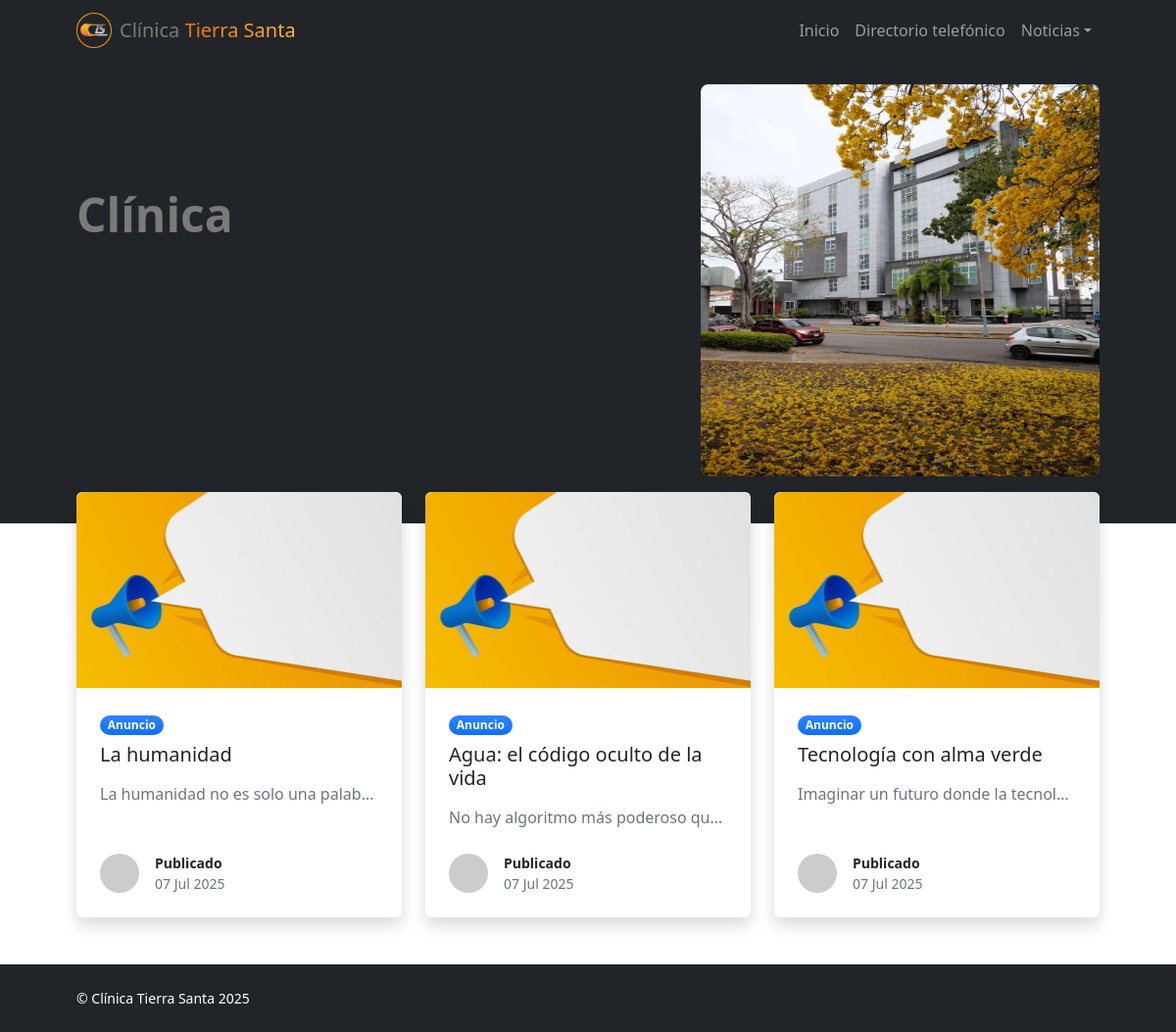
Before: / with the older database file.
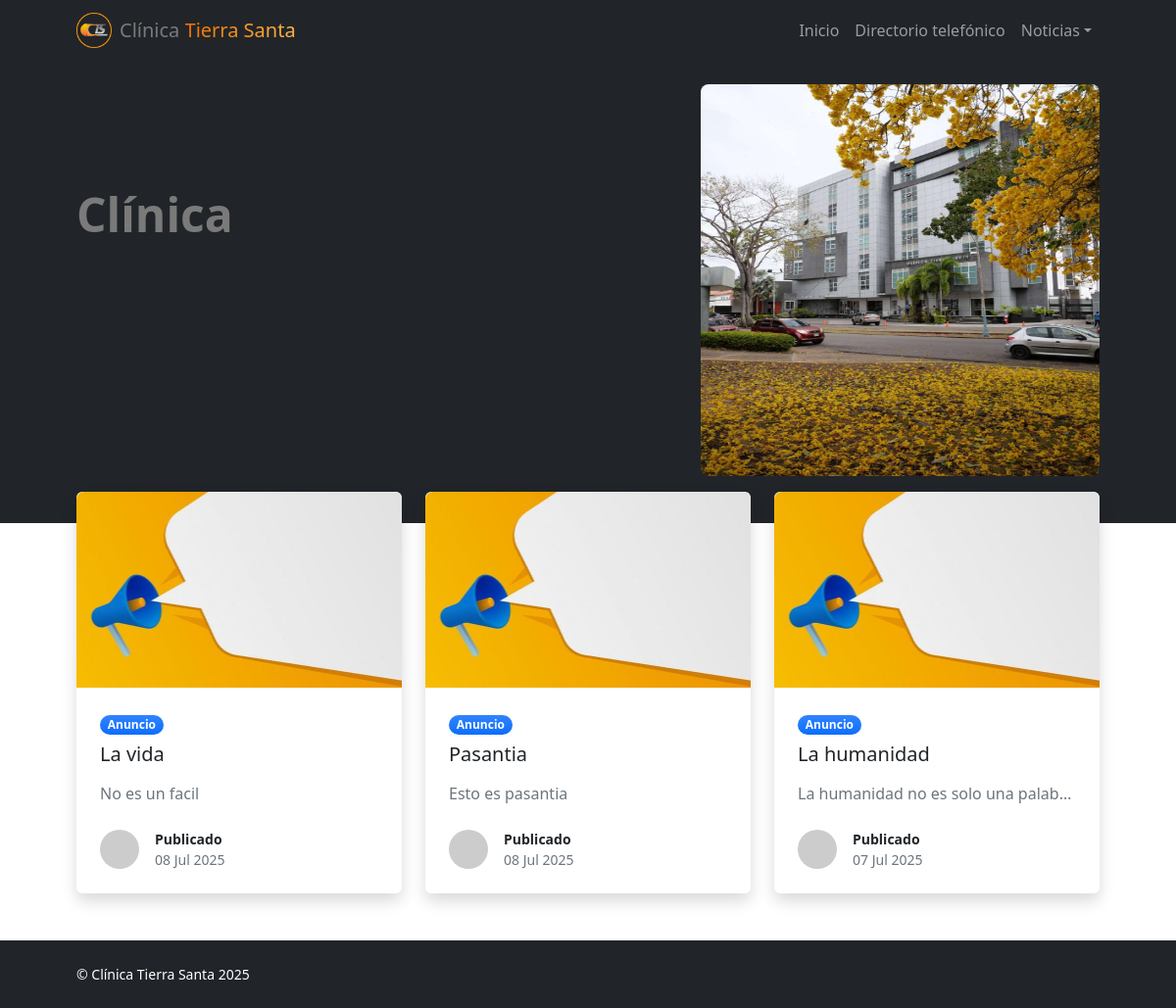
After: the same page with the newer database file.
### web/models.py (models this page shows, shortened)
class Anuncio(models.Model):
    titulo = models.CharField(max_length=200)
    contenido = models.TextField()
    imagen = models.ImageField(upload_to='anuncios/', blank=True, null=True)
    publicado = models.DateTimeField(auto_now_add=True)
    activo = models.BooleanField(default=True)
    slug = models.SlugField(unique=True, blank=True)
    autor = models.ForeignKey(
        User, on_delete=models.CASCADE, related_name='anuncios')  # 🔗 Nuevo campo

### web/views.py (the view)
# urls.py: path('', views.inicio, name='inicio'),
def inicio(request):
    ultimos_anuncios = Anuncio.objects.filter(
        activo=True).order_by('-publicado')[:3]
    return render(request, 'index.html', {'ultimos_anuncios': ultimos_anuncios})

### templates/index.html (shortened to what this page needs)
{% load static %}
<!DOCTYPE html>
<html lang="en">
<head>
    <link href="{% static 'assets/css/styles.css' %}" rel="stylesheet" />
    <link rel="stylesheet" href="{% static 'assets/css/custom.css' %}">
</head>
<body class="d-flex flex-column h-100">
    <main class="flex-shrink-0">
        <nav class="navbar navbar-expand-lg navbar-dark bg-dark">
            <div class="container px-5">
                <a class="navbar-brand d-flex align-items-center gap-2" href="{% url 'inicio' %}">
                    <img src="{% static 'assets/img/Logo_navbar.png' %}" alt="" height="36">
                    <span class="navbar-nombre">
                        <span class="clinica">Clínica</span>
                        <span class="tierra-santa">Tierra Santa</span>
                    </span>
                </a>
                <div class="collapse navbar-collapse" id="navbarSupportedContent">
                    <ul class="navbar-nav ms-auto mb-2 mb-lg-0">
                        <li class="nav-item"><a class="nav-link" href="{% url 'inicio' %}">Inicio</a></li>
                        <li class="nav-item"><a class="nav-link" href="{% url 'contact' %}">Directorio telefónico</a>
                        </li>
                        <li class="nav-item dropdown">
                            <a class="nav-link dropdown-toggle" id="navbarDropdownBlog" href="#" role="button"
                                data-bs-toggle="dropdown" aria-expanded="false">Noticias</a>
                        </li>
                    </ul>
                </div>
            </div>
        </nav>
        <header class="header-clinica bg-dark pt-0 pb-4">
            <div class="container px-5">
                <div class="row gx-5 align-items-center justify-content-center">
                    <div class="col-lg-8 col-xl-7 col-xxl-6">
                        <div class="my-5 text-center text-xl-start">
                            <h1 id="hero-heading" class="display-5 fw-bolder mb-2">
                                <span class="linea clinica">Clínica</span><br>
                            </h1>
                        </div>
                    </div>
                        <div class="col-xl-5 col-xxl-6 d-none d-xl-block text-center">
                            <img class="img-fluid rounded-3 my-4"
                                src="media/defaults/cts.jpg"
                                alt="..."
                                style="width: 600px; height: 400px;" />
                        </div>
                </div>
            </div>
        </header>
        <section class="seccion-anuncios py-5">
            <div class="container px-5">
                <div class="row row-cols-1 row-cols-md-3 g-4">
                    {% for anuncio in ultimos_anuncios %}
                    <div class="col">
                        <a href="{% url 'anuncio_detalle' anuncio.slug %}" class="text-decoration-none text-dark">
                            <div class="card h-100 shadow border-0">
                                {% if anuncio.imagen and anuncio.imagen.url %}
                                <img class="card-img-top" src="{{ anuncio.imagen.url }}"
                                    alt="Imagen de {{ anuncio.titulo }}">
                                {% else %}
                                <img class="card-img-top" src="{% static 'img/default.jpg' %}" alt="Imagen por defecto">
                                {% endif %}
                                <div class="card-body p-4">
                                    <div class="badge bg-primary bg-gradient rounded-pill mb-2">Anuncio</div>
                                    <h5 class="card-title mb-3">{{ anuncio.titulo }}</h5>
                                    <p class="card-text text-muted text-truncate"
                                        style="max-height: 4.5em; overflow: hidden;">
                                        {{ anuncio.contenido }}
                                    </p>
                                </div>
                                <div class="card-footer p-4 pt-0 bg-transparent border-top-0">
                                    <div class="d-flex align-items-end justify-content-between">
                                        <div class="d-flex align-items-center">
                                            <img class="rounded-circle me-3"
                                                src="https://dummyimage.com/40x40/ced4da/6c757d" alt="..." />
                                            <div class="small">
                                                <div class="fw-bold">Publicado</div>
                                                <div class="text-muted">{{ anuncio.publicado|date:"d M Y" }}</div>
                                            </div>
                                        </div>
                                    </div>
                                </div>
                            </div>
                        </a>
                    </div>
                    {% empty %}
                    <p class="text-center text-muted">No hay anuncios disponibles.</p>
                    {% endfor %}
                </div>
            </div>
        </section>
    </main>
    <footer class="bg-dark py-4 mt-auto">
        <div class="container px-5">
            <div class="row align-items-center justify-content-between flex-column flex-sm-row">
                <div class="col-auto">
                    <div class="small m-0 text-white">&copy; Clínica Tierra Santa 2025</div>
                </div>
            </div>
        </div>
    </footer>
</body>
</html>

### static/assets/css/custom.css (style rules this page uses)
body { scroll-behavior: smooth; transition: background-color 0.3s ease, color 0.3s ease; }
.linea { opacity: 0; transform: translateY(30px); display: inline-block; transition: opacity 0.6s ease, transform 0.6s ease; }
.linea.visible { opacity: 1; transform: translateY(0); }
.clinica { color: #7a7a7a; }
.tierra-santa { background: linear-gradient(90deg, #f16f00, #ffb347); -webkit-background-clip: text; -webkit-text-fill-color: transparent; display: inline-block; }
.card-img-top { width: 100%; height: 200px; object-fit: cover; }
.card-img-top { width: 100%; height: 200px; object-fit: cover; border-top-left-radius: 0.5rem; border-top-right-radius: 0.5rem; }
.header-clinica { position: relative; z-index: 1; }
.seccion-anuncios { margin-top: -80px; position: relative; z-index: 2; }
.linea { opacity: 0; transform: translateY(20px); transition: opacity 0.8s ease, transform 0.8s ease; }
.linea { opacity: 0; transform: translateY(20px); transition: opacity 1.5s ease, transform 1.5s ease; }

Changed rows visible on the page:
no longer on this page (row unchanged): Anuncio: imagen (picture), titulo "Agua: el código oculto de la vida", contenido "No hay algoritmo más poderoso qu…", publicado "07 Jul 2025"
no longer on this page (row unchanged): Anuncio: imagen (picture), titulo "Tecnología con alma verde", contenido "Imaginar un futuro donde la tecnol…", publicado "07 Jul 2025"
added Anuncio: imagen (picture), titulo "La vida", contenido "No es un facil", publicado "08 Jul 2025"
added Anuncio: imagen (picture), titulo "Pasantia", contenido "Esto es pasantia", publicado "08 Jul 2025"
